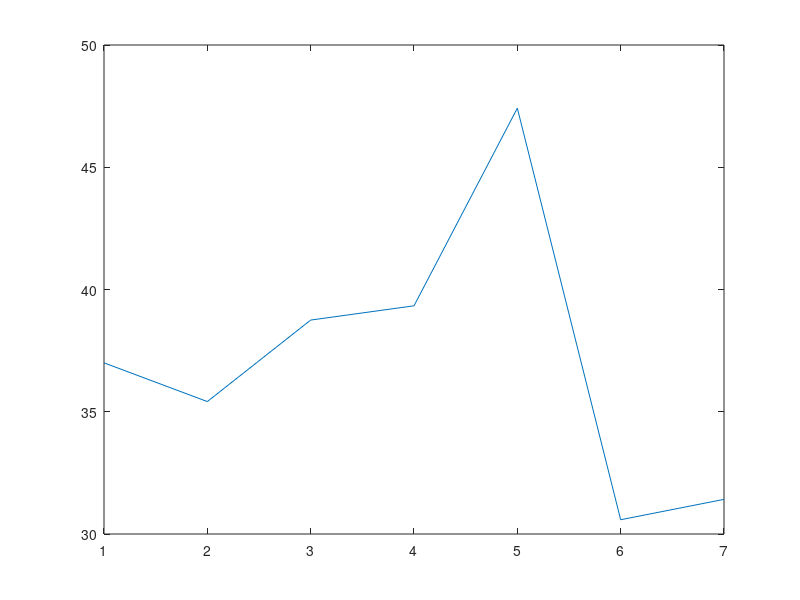

Here is the MATLAB script that generated this plot:
am = [48, 41, 43, 42, 52;
56, 42, 49, 45, 53;
38, 33, 31, 36, 37;
27, 21, 19, 25, 31;
17, 22, 25, 22, 33;
20, 28, 24, 27, 38]

# returns the largest dimension of a matrix - if a vector or column, then its length( the larger dimension)
n = length(am)
# That's why we use this function for matrices mostly
[nrows, ncols] = size(am)

pm = [18, 32, 26, 28, 46;
25, 42, 35, 30, 52;
43, 44, 37, 52, 54;
49, 38, 59, 54, 55;
55, 48, 61, 69, 62;
48, 34, 56, 42, 56];

# vertical concatenation
workWk = [am; pm]

wkEnd = [34, 37;
36, 28;
22, 34;
36, 22;
31, 27;
21, 36;
25, 34;
29, 37;
37, 31;
37, 20;
22, 35;
37, 36]

# horizontal concatenation
week = [workWk, wkEnd]

plot(mean(week))